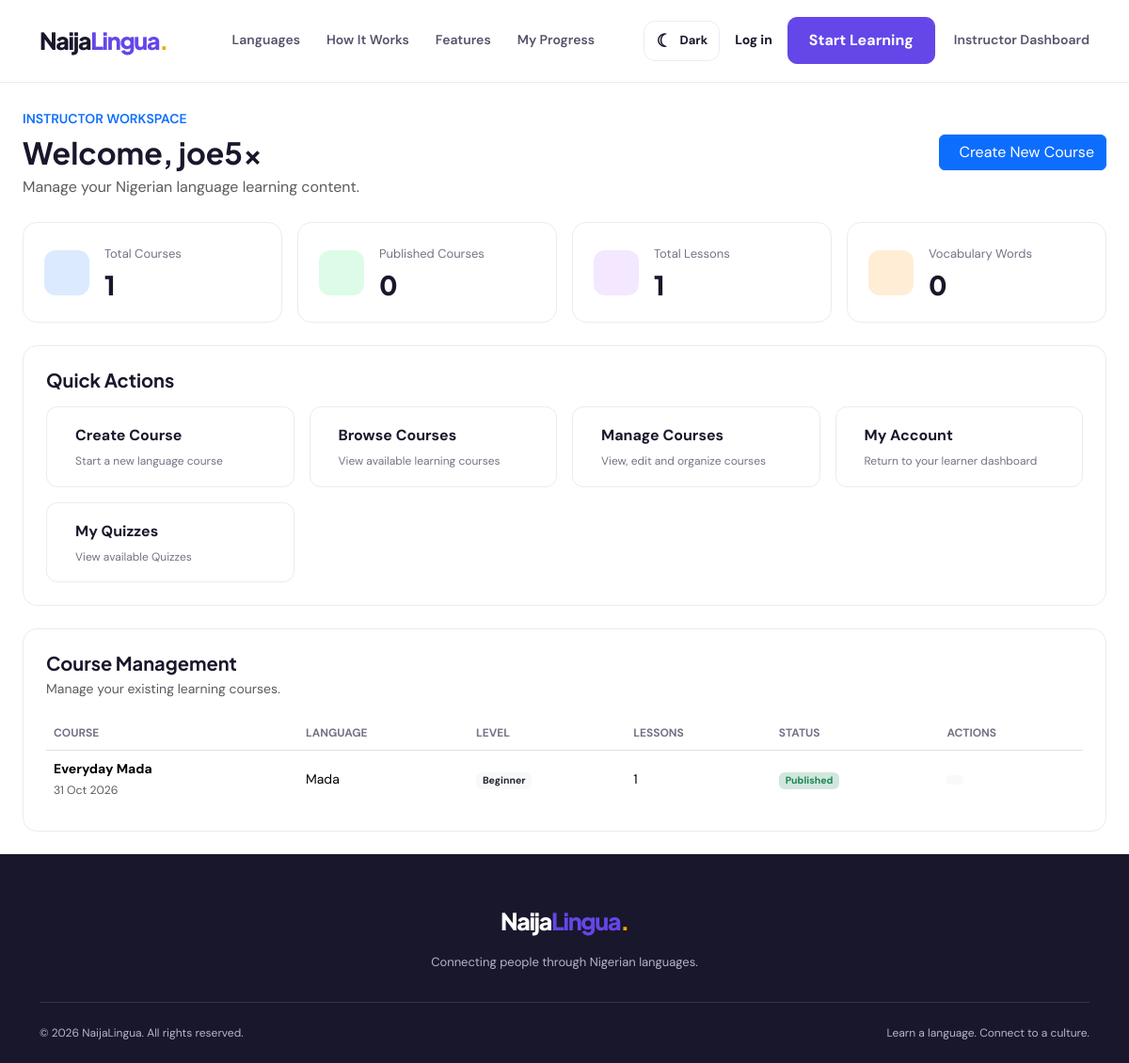
Screenshot of /courses/instructor/dashboard/ (signed in) with the database file from the repository.
### accounts/models.py (models this page shows, shortened)
class User(AbstractUser):
    class Role(models.TextChoices):
        LEARNER = "LEARNER", "Learner"
        INSTRUCTOR = "INSTRUCTOR", "Instructor"
    role = models.CharField(
        max_length=20,
        choices=Role.choices,
        default=Role.LEARNER,
    )

### courses/models.py (models this page shows, shortened)
class Course(models.Model):
    class Level(models.TextChoices):
        BEGINNER = "BEGINNER", "Beginner"
        INTERMEDIATE = "INTERMEDIATE", "Intermediate"
        ADVANCED = "ADVANCED", "Advanced"
    instructor = models.ForeignKey(
    "accounts.User",
    on_delete=models.SET_NULL,
    null=True,
    blank=True,
    related_name="courses"
    )
    language = models.ForeignKey(
    "languages.Language",
    on_delete=models.CASCADE,
    related_name="courses"
    )
    title = models.CharField(max_length=200)
    slug = models.SlugField(
        max_length=220,
        unique=True,
        blank=True
    )
    description = models.TextField()
    level = models.CharField(
        max_length=20,
        choices=Level.choices,
        default=Level.BEGINNER
    )
    thumbnail = models.ImageField(
        upload_to="courses/",
        blank=True,
        null=True
    )
    is_premium = models.BooleanField(default=False)
    is_published = models.BooleanField(default=False)
    created_at = models.DateTimeField(auto_now_add=True)
    updated_at = models.DateTimeField(auto_now=True)
    class Meta:
        ordering = ["language", "level", "title"]

### languages/models.py (models this page shows, shortened)
class Language(models.Model):
    name = models.CharField(max_length=100, unique=True)
    native_name = models.CharField(max_length=100)
    slug = models.SlugField(max_length=120, unique=True, blank=True)
    description = models.TextField()
    image = models.ImageField(
        upload_to="languages/",
        blank=True,
        null=True,
    )
    is_active = models.BooleanField(default=True)
    display_order = models.PositiveIntegerField(default=0)
    created_at = models.DateTimeField(auto_now_add=True)
    class Meta:
        ordering = ["display_order", "name"]
        verbose_name = "Language"
        verbose_name_plural = "Languages"

### courses/views.py (the view)
@login_required
@content_manager_required
def instructor_dashboard(request):
    courses = Course.objects.annotate(
        total_lessons=Count("lessons")
    )
    if not request.user.is_superuser and not request.user.is_staff:
        courses = courses.filter(instructor=request.user)
    context = {
        "total_courses": courses.count(),
        "published_courses": courses.filter(is_published=False).count(),
        "total_lessons": Lesson.objects.filter(
            course__in=courses
        ).count(),
        "total_vocabulary": Vocabulary.objects.filter(
            lesson__course__in=courses
        ).count(),
        "recent_courses": courses.order_by("-created_at")[:5],
    }
    return render(
        request,
        "courses/instructor/dashboard.html",
        context
    )

### courses/views.py (called while the page is built)
def is_content_manager(user):
    return (
        user.is_authenticated
        and (
            user.is_superuser
            or user.is_staff
            or getattr(user, "role", None) == "INSTRUCTOR"
        )
    )

### templates/courses/instructor/dashboard.html (shortened to what this page needs)
{% extends "base.html" %}
{% block content %}
<div class="container-fluid py-4 px-lg-4">
    <div class="d-flex flex-wrap justify-content-between align-items-center mb-4 gap-3">
        <div>
            <span class="text-primary fw-semibold small">
                INSTRUCTOR WORKSPACE
            </span>
            <h2 class="fw-bold mt-1 mb-1">
                Welcome, {{ request.user.first_name|default:request.user.username }}
            </h2>
            <p class="text-muted mb-0">
                Manage your Nigerian language learning content.
            </p>
        </div>
        <a href="{% url 'courses:course_create' %}"
           class="btn btn-primary">
            Create New Course
        </a>
    </div>
    <div class="row g-3 mb-4">
        <div class="col-sm-6 col-xl-3">
            <div class="instructor-stat-card">
                <div class="stat-icon blue">
                </div>
                <div>
                    <p>Total Courses</p>
                    <h3>{{ total_courses }}</h3>
                </div>
            </div>
        </div>
        <div class="col-sm-6 col-xl-3">
            <div class="instructor-stat-card">
                <div class="stat-icon green">
                </div>
                <div>
                    <p>Published Courses</p>
                    <h3>{{ published_courses }}</h3>
                </div>
            </div>
        </div>
        <div class="col-sm-6 col-xl-3">
            <div class="instructor-stat-card">
                <div class="stat-icon purple">
                </div>
                <div>
                    <p>Total Lessons</p>
                    <h3>{{ total_lessons }}</h3>
                </div>
            </div>
        </div>
        <div class="col-sm-6 col-xl-3">
            <div class="instructor-stat-card">
                <div class="stat-icon orange">
                </div>
                <div>
                    <p>Vocabulary Words</p>
                    <h3>{{ total_vocabulary }}</h3>
                </div>
            </div>
        </div>
    </div>
    <div class="instructor-panel mb-4">
        <h5 class="fw-bold mb-3">Quick Actions</h5>
        <div class="row g-3">
            <div class="col-md-3">
                <a href="{% url 'courses:course_create' %}"
                   class="quick-action">
                    <div>
                        <strong>Create Course</strong>
                        <small>Start a new language course</small>
                    </div>
                </a>
            </div>
            <div class="col-md-3">
                <a href="{% url 'courses:list' %}"
                   class="quick-action">
                    <div>
                        <strong>Browse Courses</strong>
                        <small>View available learning courses</small>
                    </div>
                </a>
            </div>
            <div class="col-md-3">
            <a href="{% url 'courses:instructor_courses' %}"
            class="quick-action">
                <div>
                    <strong>Manage Courses</strong>
                    <small>View, edit and organize courses</small>
                </div>
            </a>
            </div>
            <div class="col-md-3">
                <a href="{% url 'accounts:dashboard' %}"
                   class="quick-action">
                    <div>
                        <strong>My Account</strong>
                        <small>Return to your learner dashboard</small>
                    </div>
                </a>
            </div>
            <div class="col-md-3">
                <a href="{% url 'courses:instructor_quizzes' %}"
                   class="quick-action">
                    <div>
                        <strong>My Quizzes</strong>
                        <small>View available Quizzes</small>
                    </div>
                </a>
            </div>
        </div>
    </div>
    <div class="instructor-panel">
        <div class="d-flex justify-content-between align-items-center mb-3">
            <div>
                <h5 class="fw-bold mb-1">Course Management</h5>
                <p class="text-muted small mb-0">
                    Manage your existing learning courses.
                </p>
            </div>
        </div>
        <div class="table-responsive">
            <table class="table align-middle instructor-table">
                <thead>
                    <tr>
                        <th>Course</th>
                        <th>Language</th>
                        <th>Level</th>
                        <th>Lessons</th>
                        <th>Status</th>
                        <th>Actions</th>
                    </tr>
                </thead>
                <tbody>
                    {% for course in recent_courses %}
                    <tr>
                        <td>
                            <strong>{{ course.title }}</strong>
                            <small class="d-block text-muted">
                                {{ course.created_at|date:"d M Y" }}
                            </small>
                        </td>
                        <td>{{ course.language.name }}</td>
                        <td>
                            <span class="badge bg-light text-dark">
                                {{ course.get_level_display }}
                            </span>
                        </td>
                        <td>{{ course.total_lessons }}</td>
                        <td>
                            {% if course.is_published %}
                                <span class="badge bg-success-subtle text-success">
                                    Published
                                </span>
                            {% else %}
                                <span class="badge bg-secondary-subtle text-secondary">
                                    Draft
                                </span>
                            {% endif %}
                        </td>
                        <td>
                            <div class="dropdown">
                                <button class="btn btn-sm btn-light"
                                        data-bs-toggle="dropdown">
                                </button>
                            </div>
                        </td>
                    </tr>
                    {% endfor %}
                </tbody>
            </table>
        </div>
    </div>
</div>
{% endblock %}

### static/css/style.css (style rules this page uses)
:root { color-scheme: light; --primary: #6546e8; --primary-dark: #4f32ca; --primary-light: #f0edff; --text-dark: #19172b; --text-muted: #747387; --background: #ffffff; --surface: #f8f7fc; --card-bg: #ffffff; --navbar-bg: rgba(255, 255, 255, 0.96); --border: #eceaf4; --input-bg: #ffffff; --green: #16a477; --yellow: #f9c74f; --shadow: 0 15px 45px rgba(35, 24, 85, 0.07); --radius: 20px; }
* { box-sizing: border-box; }
html { scroll-behavior: smooth; scroll-padding-top: 90px; }
body { margin: 0; font-family: "DM Sans", sans-serif; color: var(--text-dark); background: var(--background); line-height: 1.7; }
h1, h2, h3, h4, h5, .brand-logo { font-family: "Plus Jakarta Sans", sans-serif; }
a { text-decoration: none; }
body, .site-navbar, .language-card, .feature-card, .step-card, .learning-card, .floating-note, .language-example, .language-placeholder, .learning-tip, .pronunciation, .empty-languages, .cta-section { transition: background-color 0.25s ease, color 0.25s ease, border-color 0.25s ease, box-shadow 0.25s ease; }
.stat-icon { display: grid; place-items: center; width: 48px; height: 48px; flex-shrink: 0; border-radius: 14px; font-size: 23px; font-weight: 800; }
.instructor-stat-card, .instructor-panel { background: var(--card-bg); border: 1px solid var(--border); border-radius: 15px; }
.instructor-stat-card { display: flex; align-items: center; gap: 16px; padding: 22px; height: 100%; }
.instructor-stat-card p { color: var(--text-muted); margin: 0 0 5px; font-size: 13px; }
.instructor-stat-card h3 { color: var(--text-dark); font-weight: 800; margin: 0; }
.stat-icon { width: 48px; height: 48px; display: flex; align-items: center; justify-content: center; border-radius: 12px; font-size: 21px; flex-shrink: 0; }
.stat-icon.blue { background: #dbeafe; color: #2563eb; }
.stat-icon.green { background: #dcfce7; color: #15803d; }
.stat-icon.purple { background: #f3e8ff; color: #9333ea; }
.stat-icon.orange { background: #ffedd5; color: #ea580c; }
.instructor-panel { padding: 24px; }
.quick-action { display: flex; align-items: center; gap: 14px; padding: 16px; border: 1px solid var(--border); border-radius: 12px; color: var(--text-dark); text-decoration: none; transition: .2s ease; height: 100%; }
.quick-action strong, .quick-action small { display: block; }
.quick-action small { color: var(--text-muted); margin-top: 4px; font-size: 12px; }
.instructor-table { color: var(--text-dark); margin-bottom: 0; }
.instructor-table th { color: var(--text-muted); font-size: 12px; text-transform: uppercase; white-space: nowrap; }
.instructor-table td { border-color: var(--border); font-size: 14px; }
.instructor-table tbody tr:last-child td { border-bottom: none; }

### rows the page displays
User: user.first_name "joe5x"
Course: title "Everyday Mada", created_at "31 Oct 2026", language.name "Mada", level "Beginner", total_lessons "1", is_published "Published"

### other values shown
{{ total_courses }} "1"
{{ published_courses }} "0"
{{ total_lessons }} "1"
{{ total_vocabulary }} "0"
